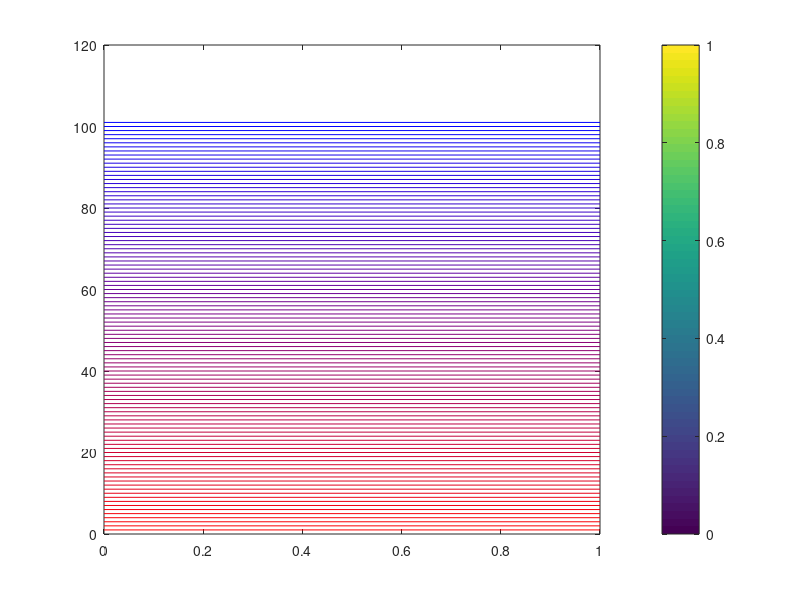

Write MATLAB code to recreate this figure.
c=1;
close;

div=100;
colormap=zeros(div+1,3);
for i=0:255/div:255
    colormap(c,:)=[255-i,0,i]/255;   
    c=c+1;
end


x=[0 1];
y=[1 1];

for i=1:length(colormap)
    plot(x,y*i,'Color',colormap(i,:));
    hold on;
end
set(gca,'color',[0 0 0])
%set(gcf, 'Colormap', colormap);
colorbar


length(colormap)
colormap(5,:)